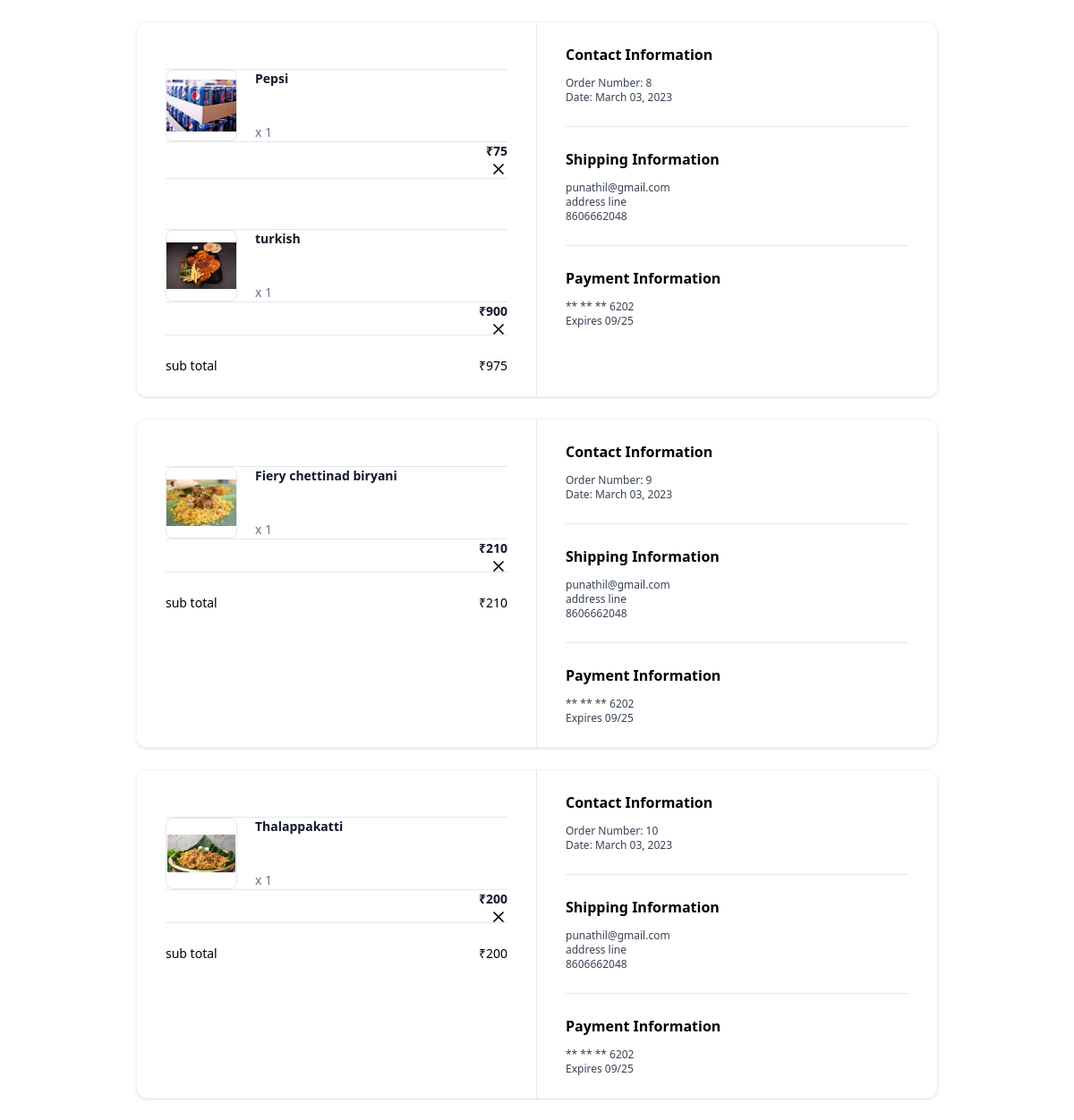
The app's page /bought/summary/ (signed in) with its own data.
### food/models.py (models this page shows, shortened)
class BoughtItems(models.Model):
    bought_object=models.ForeignKey(Bought,on_delete=models.CASCADE,related_name="purchaseitems")
    order_item_object=models.ForeignKey(OrderItem,on_delete=models.CASCADE)

class OrderItem(models.Model):
    foods_object=models.ForeignKey(Foods,on_delete=models.CASCADE)
    qty=models.PositiveIntegerField()
    basket_object=models.ForeignKey(Basket,on_delete=models.CASCADE,related_name="cartitem")
    created_date=models.DateTimeField(auto_now_add=True)
    updated_data=models.DateTimeField(auto_now=True)
    is_active=models.BooleanField(default=True)
    is_order_placed=models.BooleanField(default=False)
    @property
    def item_total(self):
        return self.qty*self.foods_object.price

class Foods(models.Model):
    title=models.CharField(max_length=200)
    description=models.TextField(null=True)
    image=models.ImageField(upload_to="foodsimages",default="default=jpg",null=True,blank=True)
    category_object=models.ForeignKey(Category,on_delete=models.CASCADE,related_name="item")
    quantity_object=models.ManyToManyField(Quantity)
    price=models.PositiveIntegerField()
    created_date=models.DateTimeField(auto_now_add=True)
    updated_data=models.DateTimeField(auto_now=True)
    is_active=models.BooleanField(default=True)

class Bought(models.Model):
    user_object=models.ForeignKey(User,on_delete=models.CASCADE,related_name="purchase")
    delivery_address=models.CharField(max_length=200)
    phone=models.CharField(max_length=12)
    email=models.CharField(max_length=200,null=True)
    is_paid=models.BooleanField(default=False)
    total=models.PositiveIntegerField()
    Bought_id=models.CharField(max_length=200,null=True)
    options=(
        ("cod","cod"),
        ("online","online")
    )
    payment=models.CharField(max_length=200,choices=options,default="cod")
    option=(
        ("order-placed","order-placed"),
        ("intransit","intransit"),
        ("dispatched","dispatched"),
        ("delivered","delivered"),
        ("cancelled","cancelled")
    )
    status=models.CharField(max_length=200,choices=option,default="order-placed")
    @property
    def get_bought_items(self):
        return self.purchaseitems.all()
    @property
    def get_bought_total(self):
        purchase_items=self.get_bought_items
        bought_total=0
        if purchase_items:
            bought_total=sum([pi.order_item_object.item_total for pi in purchase_items])
            return bought_total

### food/views.py (the view)
# urls.py: path("bought/summary/",views.BoughtSummaryView.as_view(),name="bought-summary"),
class BoughtSummaryView(View):
    def get(self,request,*args,**kwargs):
        qs=Bought.objects.filter(user_object=request.user).exclude(status="cancelled")
        return render(request,"bought_summary.html",{"data":qs})

### food/context_processors.py (called while the page is built)
def dummy(request):
    return {"msg":"hello django"}

def order_count(request):
    if request.user.is_authenticated:
        count=request.user.cart.cart_item_count
        return {"cart_count":count}
    else:
        return {"cart_count":0}

### food/models.py (called while the page is built)
    @property
    def cart_item(self):
        return self.cartitem.filter(is_order_placed=False)

    @property
    def cart_item_count(self):
        return self.cart_item.count()

### food/templates/bought_summary.html (shortened to what this page needs)
<!DOCTYPE html>
<html lang="en">
<head>
    <script src="https://cdn.tailwindcss.com"></script>
</head>
<body>
  {%for b in data%}
  {%if b.get_bought_items%}
  <div class="mx-auto my-4 max-w-4xl md:my-6">
    <div class="overflow-hidden rounded-xl border border-gray-100 shadow">
      <div class="grid grid-cols-1 md:grid-cols-2">
        <div class="px-5 py-6 md:border-r md:border-r-gray-200 md:px-8">
          <div class="flow-root">
            <ul class="-my-7 divide-y divide-gray-200">
              {%for bi in b.get_bought_items%}
              <li class="flex items-stretch justify-between space-x-5 py-7"></li>
                <div class="flex flex-1 items-stretch">
                  <div class="flex-shrink-0">
                    <img
                      class="h-20 w-20 rounded-lg border border-gray-200 object-contain"
                      src="{{bi.order_item_object.foods_object.image.url}}"
                      alt="https://static.nike.com/a/images/c_limit,w_592,f_auto/t_product_v1/54a510de-a406-41b2-8d62-7f8c587c9a7e/air-force-1-07-lv8-shoes-9KwrSk.png"
                    />
                  </div>
                  <div class="ml-5 flex flex-col justify-between">
                    <div class="flex-1">
                      <p class="text-sm font-bold text-gray-900">
                        {{bi.order_item_object.foods_object.title}}
                      </p>
                    </div>
                    <p class="mt-4 text-sm font-medium text-gray-500">x {{bi.order_item_object.qty}}</p>
                  </div>
                </div>
                <div class="ml-auto flex flex-col items-end justify-between">
                  <p class="text-right text-sm font-bold text-gray-900">
                    ₹{{bi.order_item_object.item_total}}
                  </p>
                  <a
                  href="{%url 'bought-item-remove' bi.id%}">
                    <svg
                      xmlns="http://www.w3.org/2000/svg"
                      width="24"
                      height="24"
                      viewBox="0 0 24 24"
                      fill="none"
                      stroke="currentColor"
                      stroke-width="2"
                      stroke-linecap="round"
                      stroke-linejoin="round"
                      class="h-5 w-5"
                    >
                      <line x1="18" y1="6" x2="6" y2="18"></line>
                      <line x1="6" y1="6" x2="18" y2="18"></line>
                    </svg>
                  </a>
                </div>
              {%endfor%}
            </ul>
            <hr class="mt-6 border-gray-200" />
            <ul class="mt-6 space-y-3">
              <li class="flex items-center justify-between">
                <p class="text-sm font-medium">sub total</p>
                <p class="text-sm font-medium">₹{{b.get_bought_total}}</p>
              </li>
            </ul>
          </div>
        </div>
        <div class="px-5 py-6 md:px-8">
          <div class="flow-root">
            <div class="-my-6 divide-y divide-gray-200">
              <div class="py-6">
                <h2 class="text-base font-bold text-black">
                  Contact Information
                </h2>
                <p class="fontmedium mt-3 text-xs text-gray-700">
                  Order Number: {{b.id}}
                </p>
                <p class="text-xs font-medium text-gray-700">
                  Date: March 03, 2023
                </p>
              </div>
              <div class="py-6">
                <h2 class="mb-2 text-base font-bold text-black">
                  Shipping Information
                </h2>
                <p class="mt-3 text-xs font-medium text-gray-700">{{b.email}}</p>
                <p class="text-xs font-medium text-gray-700">
                  {{b.delivery_address}}
                </p>
                <p class="text-xs font-medium text-gray-700">{{b.phone}}</p>
              </div>
              <div class="py-6">
                <h2 class="text-base font-bold text-black">
                  Payment Information
                </h2>
                <p class="mt-3 text-xs font-medium text-gray-700">
                  ** ** ** 6202
                </p>
                <p class="text-xs font-medium text-gray-700">Expires 09/25</p>
              </div>
            </div>
          </div>
        </div>
      </div>
    </div>
  </div>
  {%endif%}
  {%endfor%}
</body>
</html>

### records on screen
Bought: get_bought_total "975", id "8", email "punathil@gmail.com", delivery_address "address line", phone "8606662048"
BoughtItems: order_item_object.foods_object.image (picture), order_item_object.foods_object "Pepsi", order_item_object.qty "1", order_item_object.item_total "75"
BoughtItems: order_item_object.foods_object.image (picture), order_item_object.foods_object "turkish", order_item_object.qty "1", order_item_object.item_total "900"
Bought: get_bought_total "210", id "9", email "punathil@gmail.com", delivery_address "address line", phone "8606662048"
BoughtItems: order_item_object.foods_object.image (picture), order_item_object.foods_object "Fiery chettinad biryani", order_item_object.qty "1", order_item_object.item_total "210"
Bought: get_bought_total "200", id "10", email "punathil@gmail.com", delivery_address "address line", phone "8606662048"
BoughtItems: order_item_object.foods_object.image (picture), order_item_object.foods_object "Thalappakatti", order_item_object.qty "1", order_item_object.item_total "200"
